Frame 1 (no input): blank canvas, image omitted
Frame 60 (no input): blank canvas, image omitted
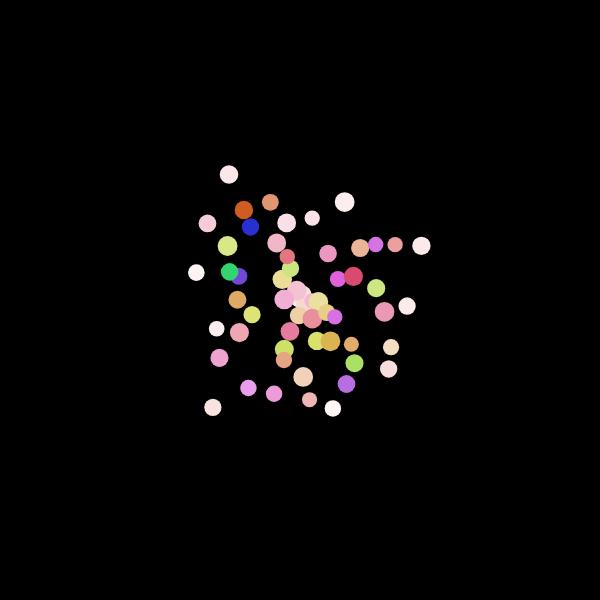
Frame 120 (the mouse pressed at the canvas centre since frame 60)

The p5.js sketch whose frames 1 and 60 were blank and that drew this single picture after the mouse press (run headless with seeded random() and noise() and a simulated clock; from frame 60 on, the mouse is pressed at the canvas centre):

// p5.js sketch
// ── sketch.js
let particleSystem;

function setup() {
  colorMode(HSB, 360, 100, 100);
  createCanvas(600, 600);
  noStroke();
  
  particleSystem = new ParticleSystem();
}

function draw() {
  background(0);
  particleSystem.draw();

  if (mouseIsPressed) {
    let mousePos = createVector(mouseX, mouseY);
    particleSystem.addParticles(mousePos, 1);
  }
}


function mousePressed() {
  
}










// ── particle.js
class Particle {
  constructor(loc, size) {
    this.loc = loc.copy();
    this.vel = createVector(0, 0);
    this.acc = createVector(0, 0);
    this.friction = 0.98;
    this.size = size;
    this.maxAge = 200;
    this.age = random(80, this.maxAge);
    this.isDead = false;
    this.hasForce = false;
    this.activeColor = color(random(360), 90, 80);
    this.deactiveColor = color(255);
    this.currentColor = color(255);
  }
  
  applyForce(force) {
    this.hasForce = true;
    this.acc.add(force.copy());
  }

  update() {
    this.vel.add(this.acc);
    this.loc.add(this.vel);
    this.acc.mult(0);
    this.vel.mult(this.friction);
    
    this.age--;
    if (this.age <= 0) {
      //this.isDead = true;
    }
  }
  

  display() {
    let colorLerpFactor = 0.05;
    if (this.hasForce) {
      this.currentColor = lerpColor(this.currentColor, this.activeColor, colorLerpFactor);      
    } else {
      this.currentColor = lerpColor(this.currentColor, this.deactiveColor, colorLerpFactor);   
    }
    fill(this.currentColor);
    ellipse(this.loc.x, this.loc.y, this.size);
    this.hasForce = false;
  }
  
}
// ── particleSystem.js
class ParticleSystem {
  constructor() {
    this.particles = [];
    this.gravity = createVector(0, 0.08);
  }
  
  draw() {
    for (let i = this.particles.length-1; i >= 0; i-- ) { 
      let p = this.particles[i];
      
      
      for (let j=i; j >=0; j--) {
        let op = this.particles[j];
        
        let distance = p.loc.dist(op.loc);
        if (distance > 0 && distance < (p.size + op.size) * 0.5 + 1) {
          var pushForce = p5.Vector.sub(p.loc, op.loc);
          pushForce.normalize();
          pushForce.div(distance*2);
          pushForce.limit(1);
          p.applyForce(pushForce);
          op.applyForce(pushForce.mult(-1)); 
        }
      }
      
      p.update();
      p.display();
      
      if (p.isDead) {
        this.particles.splice(i, 1);
      }
    }
  }
  

  addParticles(pos, numOfParticles) {
    for (let i = 0; i < numOfParticles; i++ ) {
      let randomSize = random(15, 20);
      let particle = new Particle(pos, randomSize);
      let randomX = cos(random(0, PI*2));
      let randomY = sin(random(0, PI*2));
      let randomForce = createVector(randomX, randomY);
      //randomForce.mult(0.00001);
      particle.applyForce(randomForce);
      this.particles.push(particle);

    }
  }
}
